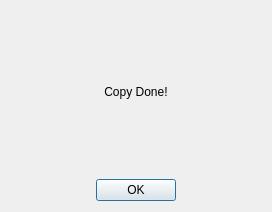
<?xml version="1.0" encoding="UTF-8"?>
<ui version="4.0">
 <class>CopyDoneDialog</class>
 <widget class="QDialog" name="CopyDoneDialog">
  <property name="geometry">
   <rect>
    <x>0</x>
    <y>0</y>
    <width>272</width>
    <height>212</height>
   </rect>
  </property>
  <property name="windowTitle">
   <string>Dialog</string>
  </property>
  <layout class="QVBoxLayout" name="verticalLayout" stretch="10,0">
   <item>
    <widget class="QLabel" name="label">
     <property name="text">
      <string>Copy Done!</string>
     </property>
     <property name="alignment">
      <set>Qt::AlignCenter</set>
     </property>
    </widget>
   </item>
   <item>
    <layout class="QHBoxLayout" name="horizontalLayout">
     <item>
      <spacer name="horizontalSpacer">
       <property name="orientation">
        <enum>Qt::Horizontal</enum>
       </property>
       <property name="sizeHint" stdset="0">
        <size>
         <width>40</width>
         <height>20</height>
        </size>
       </property>
      </spacer>
     </item>
     <item>
      <widget class="QPushButton" name="pushButton">
       <property name="text">
        <string>OK</string>
       </property>
      </widget>
     </item>
     <item>
      <spacer name="horizontalSpacer_2">
       <property name="orientation">
        <enum>Qt::Horizontal</enum>
       </property>
       <property name="sizeHint" stdset="0">
        <size>
         <width>40</width>
         <height>20</height>
        </size>
       </property>
      </spacer>
     </item>
    </layout>
   </item>
  </layout>
 </widget>
 <resources/>
 <connections>
  <connection>
   <sender>pushButton</sender>
   <signal>clicked()</signal>
   <receiver>CopyDoneDialog</receiver>
   <slot>close()</slot>
   <hints>
    <hint type="sourcelabel">
     <x>136</x>
     <y>189</y>
    </hint>
    <hint type="destinationlabel">
     <x>135</x>
     <y>105</y>
    </hint>
   </hints>
  </connection>
 </connections>
</ui>
